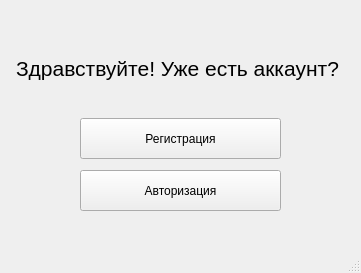
<?xml version="1.0" encoding="UTF-8"?>
<ui version="4.0">
 <class>MainWindow</class>
 <widget class="QMainWindow" name="MainWindow">
  <property name="geometry">
   <rect>
    <x>0</x>
    <y>0</y>
    <width>361</width>
    <height>273</height>
   </rect>
  </property>
  <property name="windowTitle">
   <string>Мое приложение</string>
  </property>
  <widget class="QWidget" name="centralwidget">
   <widget class="QLabel" name="label">
    <property name="geometry">
     <rect>
      <x>16</x>
      <y>38</y>
      <width>331</width>
      <height>61</height>
     </rect>
    </property>
    <property name="font">
     <font>
      <pointsize>16</pointsize>
     </font>
    </property>
    <property name="text">
     <string>Здравствуйте! Уже есть аккаунт?</string>
    </property>
   </widget>
   <widget class="QPushButton" name="pushButton">
    <property name="geometry">
     <rect>
      <x>80</x>
      <y>118</y>
      <width>201</width>
      <height>41</height>
     </rect>
    </property>
    <property name="text">
     <string>Регистрация</string>
    </property>
   </widget>
   <widget class="QPushButton" name="pushButton_2">
    <property name="geometry">
     <rect>
      <x>80</x>
      <y>170</y>
      <width>201</width>
      <height>41</height>
     </rect>
    </property>
    <property name="text">
     <string>Авторизация</string>
    </property>
   </widget>
  </widget>
  <widget class="QMenuBar" name="menubar">
   <property name="geometry">
    <rect>
     <x>0</x>
     <y>0</y>
     <width>361</width>
     <height>21</height>
    </rect>
   </property>
  </widget>
  <widget class="QStatusBar" name="statusbar"/>
 </widget>
 <resources/>
 <connections/>
</ui>
